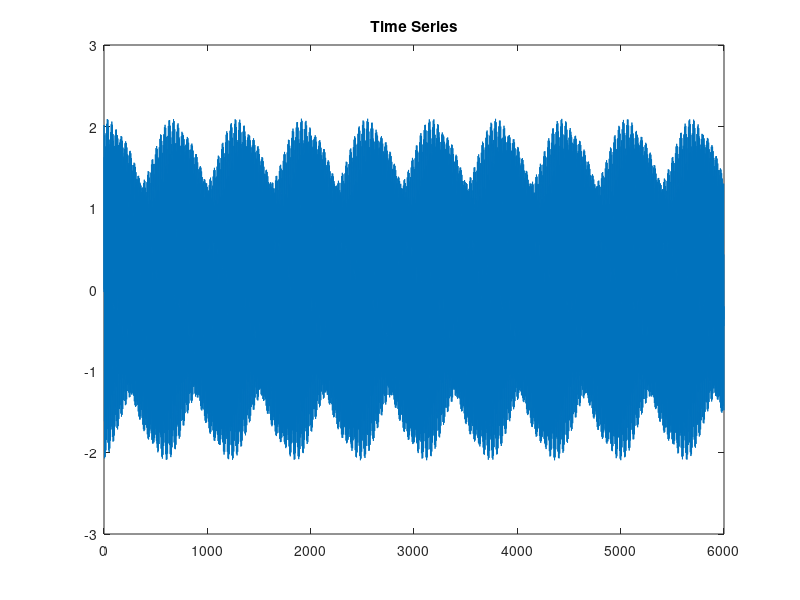
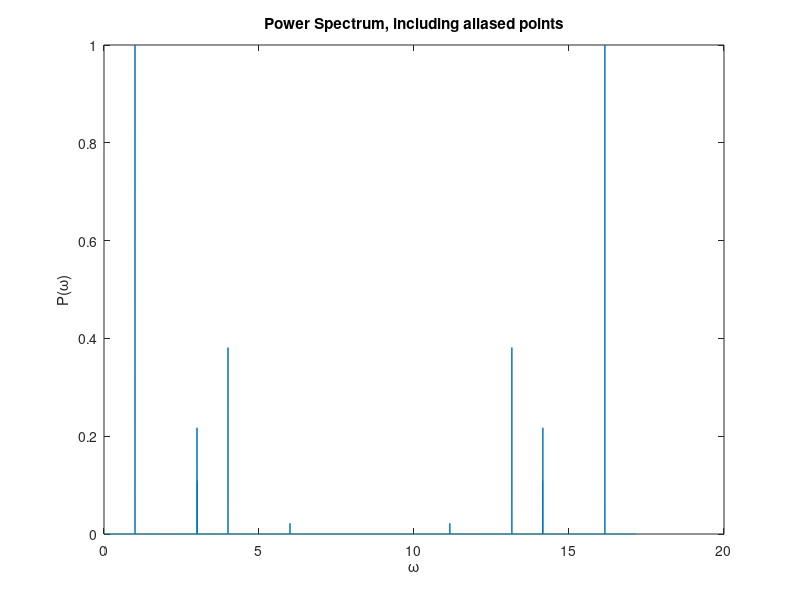
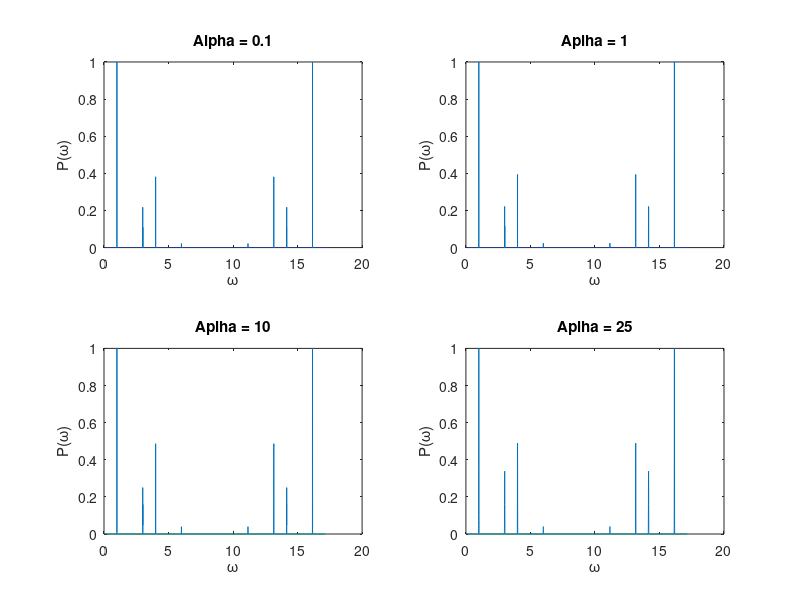
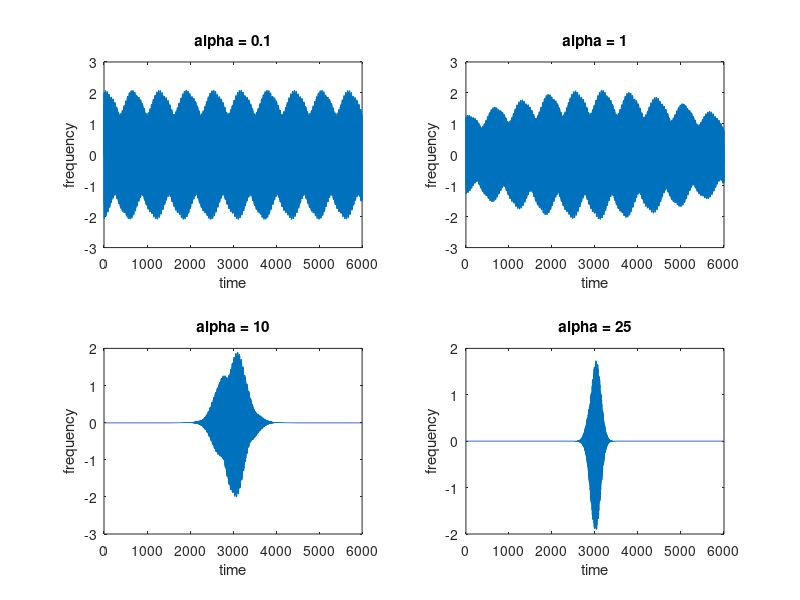

MATLAB code for these plots, in order:
clear; close all; clc;

% Build a time series made up of 5 different frequencies
% then use fft to display the spectrum
N=2^14;
tau=6000/N;
t=0:tau:(N-1)*tau;

% Make a signal consisting of angular frequencies
% w=1, 3, 3.5, 4, and 6
f=sin(t)+.5*sin(3*t)+.4*sin(3.01*t)+.7*sin(4*t)+.2*sin(6*t);

alpha1 = 0.1;
alpha2 = 1;
alpha3 = 10;
alpha4 = 25;

win1 = window(@gausswin,length(f),alpha1)';  % TODO: Define alpha
win2 = window(@gausswin,length(f),alpha2)';  % TODO: Define alpha
win3 = window(@gausswin,length(f),alpha3)';  % TODO: Define alpha
win4 = window(@gausswin,length(f),alpha4)';  % TODO: Define alpha
f1 = f .* win1;
f2 = f .* win2;
f3 = f .* win3;
f4 = f .* win4;

% the time plot is very busy and not very helpful
plot(t,f)
title('Time Series')

% now take the fft and display the power spectrum
g=fft(f);
P=abs(g).^2;
dw=2*pi/(N*tau);
w=0:dw:2*pi/tau-dw;

g1 = fft(f1);
P1 = abs(g1) .^ 2;

g2 = fft(f2);
P2 = abs(g2) .^ 2;

g3 = fft(f3);
P3 = abs(g3) .^ 2;

g4 = fft(f4);
P4 = abs(g4) .^ 2;


figure
plot(w, P/max(P))
xlabel('\omega')
ylabel('P(\omega)')
title('Power Spectrum, including aliased points')


figure
subplot(221)
plot(w, P1/max(P1))
xlabel('\omega')
ylabel('P(\omega)')
title('Alpha = 0.1')

subplot(222)
plot(w, P2/max(P2))
xlabel('\omega')
ylabel('P(\omega)')
title('Aplha = 1')

subplot(223)
plot(w, P3/max(P3))
xlabel('\omega')
ylabel('P(\omega)')
title('Aplha = 10')

subplot(224)
plot(w, P4/max(P4))
xlabel('\omega')
ylabel('P(\omega)')
title('Aplha = 25')


figure
subplot(221)
plot(t, f1)
xlabel('time')
ylabel('frequency')
title('alpha = 0.1')

subplot(222)
plot(t, f2)
xlabel('time')
ylabel('frequency')
title('alpha = 1')

subplot(223)
plot(t, f3)
xlabel('time')
ylabel('frequency')
title('alpha = 10')

subplot(224)
plot(t, f4)
xlabel('time')
ylabel('frequency')
title('alpha = 25')
